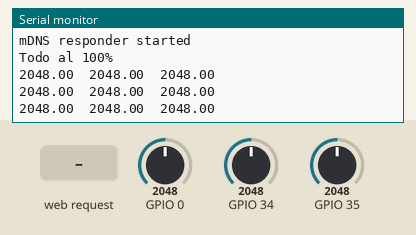
This sketch was run on a simulated ESP32. Shown: the last lines printed to the serial monitor. The inputs (shaded band) are chosen by the test bench; at power-on: GPIO 0 = 2048, GPIO 34 = 2048, GPIO 35 = 2048. WiFi joins after 1.5 s; servers stay silent unless stated; a WiFi scan finds three made-up networks; storage starts empty.

Above: at 3.7 s.
3.8 s: HTTP request GET /getInfo received
At 3.99 s:
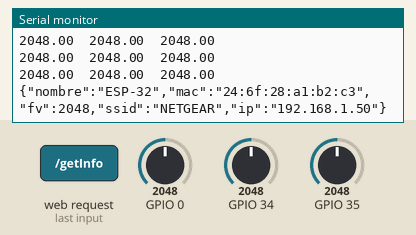
5.3 s: HTTP request GET /sensors received
At 5.54 s:
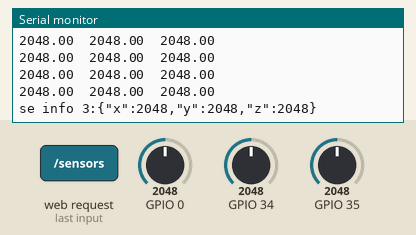
6.8 s: HTTP request GET /network received
9.8 s: GPIO 0 set to 2866
At 10.3 s:
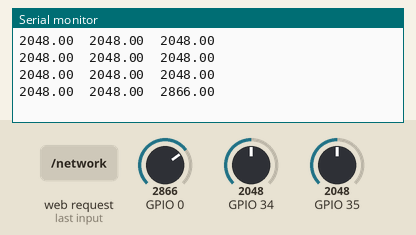
11.3 s: GPIO 34 set to 2866
At 11.5 s:
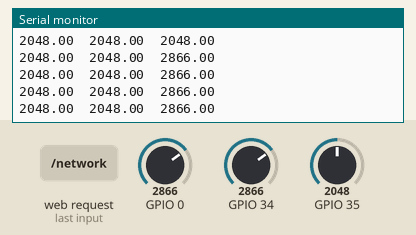
12.8 s: GPIO 35 set to 2866
At 13.11 s:
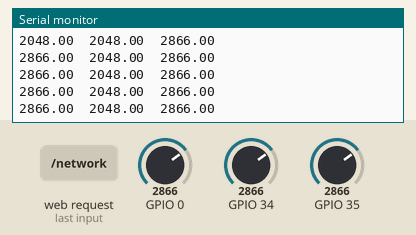

Measured:
- after the input at 3.8 s, the serial monitor: prints a new line at once (image 1)
- after the input at 5.3 s, the serial monitor: prints a new line at once (image 2)
- after the input at 9.8 s, the serial monitor: prints a new line after 0.25 s (image 3)

The sketch:

SCADA.ino
```cpp
// Automatización y Sistemas Embebidos 2022 - 2
// Proyecto Final
// 1103883 Martín Arce
// Jose Cimentales

// -------------------- DIRECTIVAS DE PREPROCESADOR FREERTOS -------------------

#if CONFIG_FREERTOS_UNICORE
  #define ARDUINO_RUNNING_CORE 0
#else
  #define ARDUINO_RUNNING_CORE 1
#endif

#ifndef LED_BUILTIN
  #define LED_BUILTIN 13
#endif

//------------------ DIRECTIVAS DE PREPROCESADOR DE WEB SERVER------------------

#include <ArduinoJson.h> // Serialización de objetos JSON
#include <driver/adc.h>  // Define enums para configurar ADC
#include <ESPmDNS.h>     // Protocolo multicast DNS para ESP32
#include <SPIFFS.h>      // SPI Flash File System. Sistema de archivos
#include <WebServer.h>   // Servidor Web. Soporta un solo cliente, GET/POST
#include <WiFi.h>        // Habilita comunicación WiFi
#include <WiFiClient.h>  //
#include <Wire.h>        // Permite la comunicación I2C/TWI
#define DEVICE_NAME "ESP-32"
#define FIRMWARE_VERSION "1.0"

// -----------------------------------------------------------------------------

//Configuración de ESP en modo AP
const char *ssid        = "NETGEAR"; //"IZZI-145F";
const char *password    = ""; //"2WC456403972";
const char *ssid_AP     = "Esp32_AP";
const char *password_AP = "";
const char *htmlfile    = "/index.html";

float x;
float y;
float z;

WebServer server(80);
// AsyncWebServer server(80);


// -----------------------------------------------------------------------------

bool loadFromSpiffs(String path);
void handleRoot();
void handleWebRequests();
void getInfo();
void getInfo2();
void sensors();

// Tareas de FreeRTOS
void sensa(void *pvParameters );
void webserver(void *pvParameters );

// -----------------------------------------------------------------------------


void setup() {
  // ---------------------------- Setup de webserver ---------------------------

    // Configuración de ADC1 canal 6 y 7
    adc1_config_width(ADC_WIDTH_BIT_12);
    adc1_config_channel_atten(ADC1_CHANNEL_6, ADC_ATTEN_DB_11);
    adc1_config_channel_atten(ADC1_CHANNEL_7, ADC_ATTEN_DB_11);

    vTaskDelay(pdMS_TO_TICKS(1000));
    Serial.begin(115200);
    Serial.println();

    // Inicializar el sistema de archivos
    SPIFFS.begin();
    Serial.println("Sistema de archivos inicializado");

    // Conexión con router WiFi
    WiFi.mode(WIFI_AP);  // WIFI_AP  WIFI_STA  WIFI_AP_STA
    WiFi.softAP(ssid_AP, password_AP);
    WiFi.begin(ssid, password);

    Serial.println("");
    for (int k = 0; k < 20; k++) {
      if (WiFi.status() == WL_CONNECTED)
        break;
      // yield();
      vTaskDelay(pdMS_TO_TICKS(500));
      // yield();
      Serial.print(".");

    }
    yield();

    // Muestra datos de conexión en Serial Monitor
    Serial.println("");
    Serial.print("Conectado a ");
    Serial.println(ssid);
    Serial.print("Dirección IP: ");
    Serial.println(WiFi.localIP());  // Dirección IP asignada a su ESP
    Serial.print("Dirección IP (Access Point): ");
    Serial.println(WiFi.softAPIP());

    // Inicializa respondedor mDNS para ESP-32-SCADA.local
    if (!MDNS.begin("ESP-32-SCADA2")) {
      // En caso de error imprime mensaje y se queda ciclado
      Serial.println("Error al configurar el respondedor MDNS!");
      while (true)
        vTaskDelay(pdMS_TO_TICKS(1000));
    }

    // Inicializar el servidor web
    // Define las rutas y métodos a ejecutar
    server.on("/",HTTP_GET, handleRoot);
    server.on("/getInfo", HTTP_GET, getInfo);
    server.on("/sensors", HTTP_GET, sensors);
    server.on("/network",  HTTP_GET,networks);

    // Si no encuentra la ruta, lo maneja como un URI (identificador de recurso/archivo)
    server.onNotFound(handleWebRequests);
    server.begin();

    Serial.println("mDNS responder started");
    MDNS.addService("http", "tcp", 80);
    Wire.begin();

    Serial.println("Todo al 100%");

  // -------------------------- Inicia tasks de FreeRTOS -----------------------

  xTaskCreatePinnedToCore(sensa, "Sensores", 1024, NULL, 2, NULL, ARDUINO_RUNNING_CORE);
  xTaskCreatePinnedToCore(webserver, "Servidor", 4096, NULL, 1, NULL, ARDUINO_RUNNING_CORE);
}

// Loop vacío, se ejecutan tareas de FreeRTOS
void loop() {}

// -----------------------------------------------------------------------------

bool loadFromSpiffs(String path) {
  String dataType = "text/plain";
  if (path.endsWith("/")) path += "index.html";

  if (path.endsWith(".src")) path = path.substring(0, path.lastIndexOf("."));
  else if (path.endsWith(".html")) dataType = "text/html";
  else if (path.endsWith(".htm")) dataType = "text/html";
  else if (path.endsWith(".css")) dataType = "text/css";
  else if (path.endsWith(".js")) dataType = "application/javascript";
  else if (path.endsWith(".png")) dataType = "image/png";
  else if (path.endsWith(".gif")) dataType = "image/gif";
  else if (path.endsWith(".jpg")) dataType = "image/jpeg";
  else if (path.endsWith(".ico")) dataType = "image/x-icon";
  else if (path.endsWith(".xml")) dataType = "text/xml";
  else if (path.endsWith(".pdf")) dataType = "application/pdf";
  else if (path.endsWith(".zip")) dataType = "application/zip";
  File dataFile = SPIFFS.open(path.c_str(), "r");
  if (server.hasArg("download")) dataType = "application/octet-stream";
  if (server.streamFile(dataFile, dataType) != dataFile.size()) {
  }

  dataFile.close();
  return true;
}

void handleRoot() {
  server.sendHeader("Location", "/index.html", true);  //Redirect to our html web page
  server.send(302, "text/plane", "");
}

void handleWebRequests() {
  if (loadFromSpiffs(server.uri())) return;
  String message = "File Not Detected\n\n";
  message += "URI: ";
  message += server.uri();
  message += "\nMethod: ";
  message += (server.method() == HTTP_GET) ? "GET" : "POST";
  message += "\nArguments: ";
  message += server.args();
  message += "\n";
  for (uint8_t i = 0; i < server.args(); i++) {
    message += " NAME:" + server.argName(i) + "\n VALUE:" + server.arg(i) + "\n";
  }
  server.send(404, "text/plain", message);
  Serial.println(message);
}

void getInfo() {
  String json;
  StaticJsonBuffer<500> jsonBuffer;
  JsonObject& root = jsonBuffer.createObject();
  root["nombre"] = DEVICE_NAME;
  byte mac[6];  WiFi.macAddress(mac);
  root["mac"] =
    String(mac[0], HEX)
    + ":" + String(mac[1], HEX)
    + ":" + String(mac[2], HEX)
    + ":" + String(mac[3], HEX)
    + ":" + String(mac[4], HEX)
    + ":" + String(mac[5], HEX);
  //root["fv"] = FIRMWARE_VERSION;
  root["fv"] = analogRead(A0);
  root["ssid"] = WiFi.SSID();
  IPAddress ip = WiFi.localIP();
  root["ip"] = String() + ip[0] + "." + ip[1] + "." + ip[2] + "." + ip[3];
  // root["masc"] = String() +
  root.printTo(json);
  server.send(200, "text/json", json);
  Serial.println(json);
}

void getInfo2() {

  String json;
  StaticJsonBuffer<500> jsonBuffer;
  JsonObject& root = jsonBuffer.createObject();
  root["nombre"] = DEVICE_NAME;
  byte mac[6];  WiFi.macAddress(mac);
  root["mac"] = String(mac[5], HEX) + ":" + String(mac[4], HEX) + ":" + String(mac[3], HEX) + ":" + String(mac[2], HEX) + ":" + String(mac[1], HEX) + ":" + String(mac[0], HEX);
  //root["fv"] = FIRMWARE_VERSION;
  root["fv"] = String(millis());
  root["ssid"] = WiFi.SSID();
  IPAddress ip = WiFi.localIP();
  root["ip"] = String() + ip[0] + "." + ip[1] + "." + ip[2] + "." + ip[3];
  root.printTo(json);
  server.send(200, "text/json", json);
  Serial.println("se envia evento:" + json);
}


void networks()
{
  String json;
  StaticJsonBuffer<500> jsonBuffer;
  JsonObject& root = jsonBuffer.createObject();
   int n = WiFi.scanNetworks();
    Serial.println("scan done");
    Serial.print(n);
    Serial.println(" networks found");

        for (int i = 0; i < n; ++i)
        {
            // Print SSID and RSSI for each network found
            if(i==0)  root["ssid"] = WiFi.SSID(i);
            else if (i==1)  root["ssid2"] = WiFi.SSID(i);
            else if (i==2)  root["ssid3"] = WiFi.SSID(i);
        }
        root.printTo(json);
        server.send(200, "text/json", json);
        Serial.println(json);
}


void sensors() {

  String json;
  StaticJsonBuffer<500> jsonBuffer;
  JsonObject& root = jsonBuffer.createObject();
  root["x"] = x;
  root["y"] = y;
  root["z"] = z;
  root.printTo(json);
  server.send(200, "text/json", json);
  Serial.println("se info 3:" + json);
}

void sensa(void *pvParameters) {
  (void) pvParameters;
  while(true) {
    // x = analogRead(4);
    x = adc1_get_raw((adc1_channel_t)6); // pin 34 adc1_6
    vTaskDelay(100);
    // x = map(x, 0.0, 4095.0, 0.0, 1.5);
    // vTaskDelay(100);

    // y = analogRead(0);
    y = adc1_get_raw((adc1_channel_t)7); // pin 35 adc1_7
    vTaskDelay(100);
    // y = map(y, 0.0, 4095.0, 0.0, 1.5);
    // vTaskDelay(100);

    z = analogRead(0);
    vTaskDelay(100);

    Serial.print(x);
    Serial.print("  ");
    Serial.print(y);
    Serial.print("  ");
    Serial.println(z);
    vTaskDelay(100);
  }
}

void webserver(void *pvParameters) {
  (void) pvParameters;

  while(true) {
    server.handleClient();
    vTaskDelay(100);
  }
}
```
